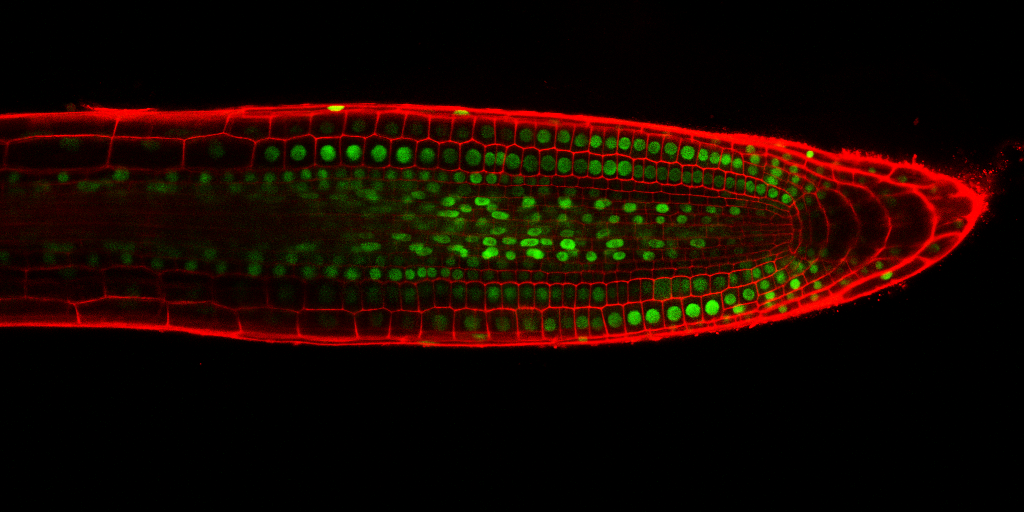
%> input picture StackNinja1.bmp, 1024 x 512 px
$ octave cwmain.m   (GNU Octave 9; MATLAB toolbox functions it lacks are replaced by stand-ins)
%> lines starting %> are read from the running program, lines starting %| are printed output that depends on the picture
clear;

%load images
StackNinja1=imread('StackNinja1.bmp');
%> StackNinja1 is the input picture: size 512x1024x3 uint8; mean R, G, B 24.8, 7.4, 0
StackNinja2=imread('StackNinja2.bmp');
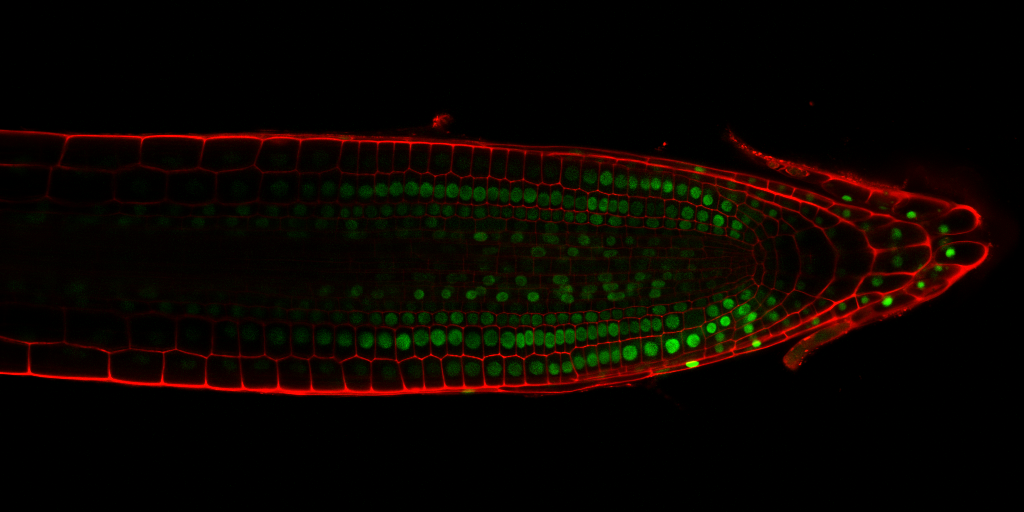
%> input picture StackNinja2.bmp, 1024 x 512 px
%> StackNinja2 is the input picture: size 512x1024x3 uint8; mean R, G, B 11.4, 4.9, 0
StackNinja3=imread('StackNinja3.bmp');
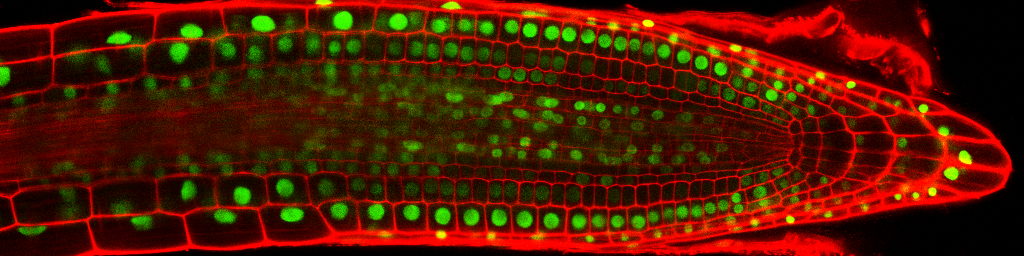
%> input picture StackNinja3.bmp, 1024 x 256 px
%> StackNinja3 is the input picture: size 256x1024x3 uint8; mean R, G, B 80.4, 25.1, 0

% [16 lines of commented-out code are left out]
